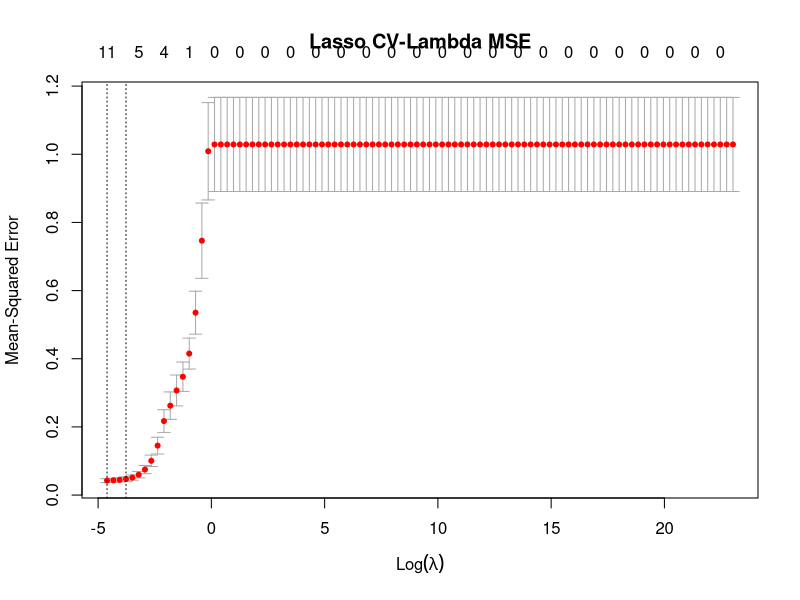

This figure's R source:
# uses glmnet package

library(glmnet)

# load data, separate into training and test sets 
# note that the data was randomized in pre-modeling-script.R
data = as.matrix(read.csv("data/scaled-credit.csv", row.names = 1))
x.train = as.matrix(read.csv("data/xtrain.csv", row.names = 1))
y.train = as.matrix(read.csv("data/ytrain.csv", row.names = 1))
x.test = as.matrix(read.csv("data/xtest.csv", row.names = 1))
y.test = as.matrix(read.csv("data/ytest.csv", row.names = 1))

# cross validate lasso model
set.seed(1)
grid = 10^seq(10, -2, length = 100)
lassoCV = cv.glmnet(x.test, y.test, alpha = 1, intercept = F, standardize = F,
                    lambda = grid)


# select best model
bestLassoLambda = lassoCV$lambda.min

# plot errors in terms of lambda
png("images/lassoCV-plot.png")
plot(lassoCV, main = "Lasso CV-Lambda MSE")
dev.off()

# Use CV'ed lambda value on the test sets to get cvLassoMSE (test MSE)
y.pred = predict(lassoCV, x.test, s = bestLassoLambda)
squaredError = (y.test - y.pred)^2
cvLassoMSE = sum(squaredError)/length(squaredError)

# Re-fit on FULL DATA using bestLassoLambda
lassoModel = glmnet(data[,1:(ncol(data) - 1)], data[,ncol(data)], standardize = F,
                    intercept = F, alpha = 1, lambda = bestLassoLambda)

# save CV output, optimal lambda, and the full model
save(lassoModel, lassoCV, bestLassoLambda, cvLassoMSE, file = "data/lasso-models.RData")



